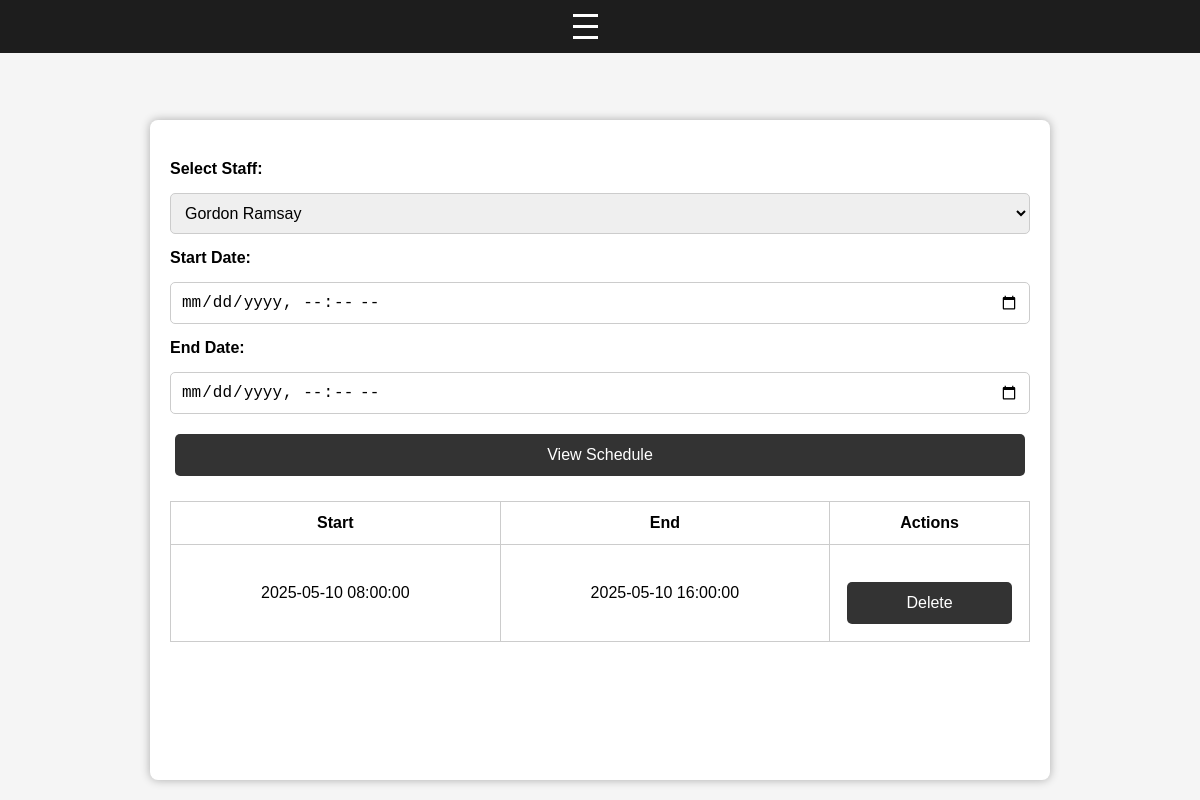
Page /manage_schedule?staff_id=1 on the committed database.
### app/models.py (models this page shows)
class StaffSchedule(db.Model):
    id = db.Column(db.Integer, primary_key=True)
    staff_id = db.Column(db.Integer, db.ForeignKey('staff.id', ondelete="CASCADE"), nullable=False)
    shift_start = db.Column(db.DateTime)
    shift_end = db.Column(db.DateTime)

### app/routes/manager_routes.py (the view)
@manager_bp.route('/manage_schedule')
def view_staff_schedules():
    staff = Schedule.get_staff()
    staff_id = request.args.get('staff_id')
    start_str = request.args.get('start')
    end_str = request.args.get('end')
    schedules = []
    if staff_id:
        try:
            start = datetime.fromisoformat(start_str) if start_str else None
            end = datetime.fromisoformat(end_str) if end_str else None
        except ValueError:
            return redirect(url_for('manager.view_staff_schedules'))
        schedules = Schedule.get_schedule(staff_id, start, end)
    return render_template('manage_schedules.html', staff_members=staff, schedules=schedules)

### app/logic/base_crud.py (called while the page is built)
    @staticmethod
    def get_all(model):
        return model.query.all() # return all table content

    @staticmethod
    def get_records_by_date_range(model, column, start_date=None, end_date=None, **kwargs):
        query = model.query.filter_by(**kwargs) # build up the query only no data is returned
        if start_date:
            query = query.filter(column >= start_date) # apply additional filters
        if end_date:
            query = query.filter(column <= end_date)
        return query.all() # get the data

### app/logic/schedules.py (called while the page is built)
    @staticmethod
    def get_staff():
        return BaseCRUD.get_all(Staff)

    @staticmethod
    def get_schedule(staff_id, start, end):
        return BaseCRUD.get_records_by_date_range(StaffSchedule,StaffSchedule.shift_start,start_date = start, end_date = end, staff_id = staff_id )

### templates/manage_schedules.html (shortened to what this page needs)
<!DOCTYPE html>
<html lang="en">
<head>
    <link rel="stylesheet" href="{{ url_for('static', filename='css/base.css') }}">
</head>
<body>
    {% include 'partials/nav.html' %}
    <section>
    <form method="GET" action="{{ url_for('manager.view_staff_schedules') }}">
        <label>Select Staff:</label>
        <select name="staff_id">
            {% for staff in staff_members %}
                <option value="{{ staff.id }}">{{ staff.first_name }} {{ staff.last_name }}</option>
            {% endfor %}
        </select>
        <label>Start Date:</label>
        <input type="datetime-local" name="start">
        <label>End Date:</label>
        <input type="datetime-local" name="end">
        <button type="submit">View Schedule</button>
    </form>
    {% if schedules %}
        <table border="1">
            <tr>
                <th>Start</th>
                <th>End</th>
                <th>Actions</th>
            </tr>
            {% for sched in schedules %}
            <tr>
                <td>{{ sched.shift_start }}</td>
                <td>{{ sched.shift_end }}</td>
                <td>
                    <form method="POST" action="{{ url_for('manager.delete_schedule', schedule_id=sched.id) }}">
                        <button type="submit" onclick="return confirm('Delete this schedule?')">Delete</button>
                    </form>
                </td>
            </tr>
            {% endfor %}
        </table>
    {% endif %}
</section>
</body>
</html>

### static/css/base.css (style rules this page uses)
* { box-sizing: border-box; margin: 0; padding: 0; }
html, body { height: 100%; display: flex; flex-direction: column; font-family: Arial, sans-serif; background-color: #f5f5f5; }
button { margin:5px; }
.container, section { flex: 1; max-width: 900px; width: 100%; margin: 120px auto 20px; padding: 20px; background-color: white; border-radius: 8px; box-shadow: 0 0 10px rgba(0,0,0,0.3); }
form { display: flex; flex-direction: column; gap: 15px; margin-top: 20px; }
form label { font-weight: bold; }
form input, form select, form textarea { padding: 10px; border: 1px solid #ccc; border-radius: 5px; font-size: 16px; width: 100%; }
form button { display: block; padding: 12px; background-color: #333; color: white; border: none; border-radius: 5px; font-size: 16px; cursor: pointer; }
table { width: 100%; border-collapse: collapse; margin-top: 20px; }
table th, table td { padding: 12px; border: 1px solid #ccc; text-align: center; }

### rows in the picture
StaffSchedule: shift_start "2025-05-10 08:00:00", shift_end "2025-05-10 16:00:00"

### other values in the picture
form field staff_id "Gordon Ramsay"
